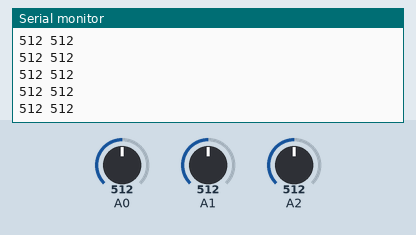
A sketch run on a simulated Arduino Uno, built with avr-gcc and run on an emulated ATmega328P. On the bench: the last lines printed to the serial monitor. Inputs (shaded band) come from the test bench; at power-on: A0 = 512, A1 = 512, A2 = 512.

Above: at 1.2 s.
1.3 s: A0 set to 716
At 1.8 s:
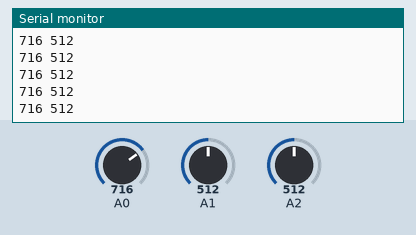
2.8 s: A1 set to 716
At 3.6 s:
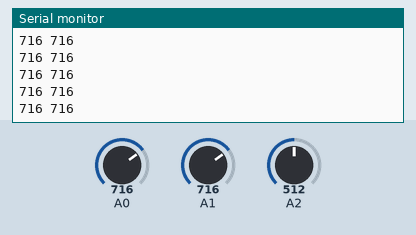
4.3 s: A0 set to 900
At 4.8 s:
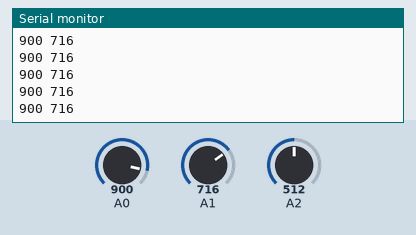
5.8 s: A1 set to 900
At 6.3 s:
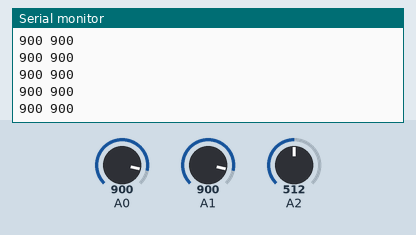
Timing chart, 0 to 8.3 s (numbered marks = the images above; inputs shaded):
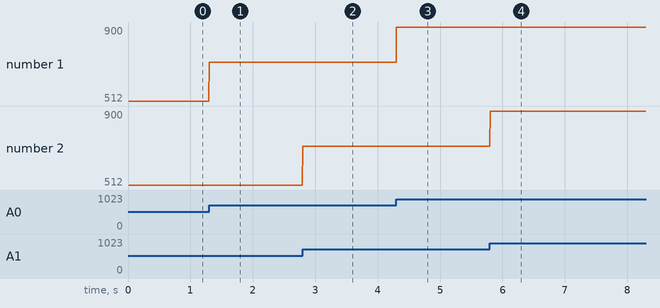

The sketch:

two_channel_sampling_formatted.ino
```cpp
volatile int sig0 = 0;
volatile int sig1 = 0;
volatile int stat = 0;
boolean newread = 0;
bool state = 0;
int preloader = 64286;

void setup()
{
  Serial.begin(115200);

  if(analogRead(A2)<512) {
    state = 0;            // Currently in calibration
    Serial.print('c');
  }
  else {
    state = 1;            // Currently in game mode
    Serial.print('s');
  }

  // initialize timer1
  cli();           // disable all interrupts
  TCCR1A = 0;
  TCCR1B = 0;
  TCNT1 = preloader;            // preload timer 65536-16MHz/prescaler/200Hz
  TCCR1B |= (1 << CS11) | (1 << CS10);    // 64 prescaler
  TIMSK1 |= (1 << TOIE1);   // enable timer overflow interrupt
  sei();          // enable all interrupts
}

ISR(TIMER1_OVF_vect)
{
  TCNT1 = preloader;            // preload timer
  sig0 = analogRead(A0);
  sig1 = analogRead(A1);
  stat = analogRead(A2);
  newread = 1; // indicate a new sample has been read
}

void loop()
{
  if (newread) { // print to Serial if there is a new sample
    if(state==0 && stat > 512) {        // If in calibration, allow exit
      Serial.print('s');
      state = 1;
    }
    Serial.print(sig0);
    Serial.print(" ");
    Serial.print(sig1);
    Serial.print("\n");
    newread = 0;
  }
}
```

Measured:
- after the input at 1.3 s, the serial monitor: prints a new line at once (image 1)
- after the input at 2.8 s, the serial monitor: prints a new line at once (image 2)
- after the input at 4.3 s, the serial monitor: prints a new line at once (image 3)
- after the input at 5.8 s, the serial monitor: prints a new line at once (image 4)
- plotted number 1: 512 → 716 after the input at 1.3 s, 716 → 900 after the input at 4.3 s
